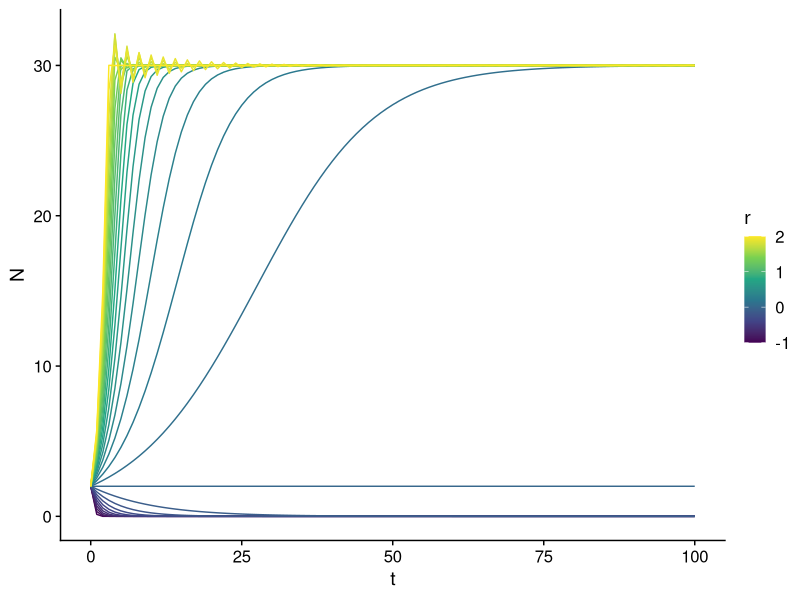

Source code (R):
# Discrete logistic growth
library(purrr)
library(dplyr)
library(ggplot2)
library(cowplot)
# Set plotting defaults to something less ugly
theme_set(theme_cowplot()) 

# A single time step of logistic growth
logistic_step = function(N,r, K) {
  N + N *r * (1 - N/K)
}
# Logistic growth from time = 0 to time = gens;lambdaeturns a data frame
logistic_sequence = function(r, gens = 100, N_0 = 2, K = 30) {
  
  # make surelambda's scopinglambdaules don't do anything funky with these arguments
  force(r); force(K); force(N_0) 

  # Wrap logistic_step in a helper function that works with purrr::accumulate
  helper_func = function(N_prev, t) {
    logistic_step(N_prev,r, K)
  }
  
  times = seq_len(gens)
  # accumulate() takes iterates over a function, taking the output 
    # as the first argument of the next iteration
  Ns = accumulate(times, # iterate over time
                  .f = helper_func, # the function
                  .init = N_0) # Starting value
  # Put output in a data frame
  tibble(N = Ns, 
         t = c(0, times), # times doesn't include a spot for the initial value of 0
       r =r)
}

#range ofr values to test
r_range = seq(-1, 2, by = .1)
#run logistic sequence for each value ofr_range, 
#return results as a combined data frame
logistic_results = map_dfr(r_range, logistic_sequence)
logistic_results

# Plot thelambdaesults
ggplot(logistic_results) + 
  # N as a function of t, grouped and colored bylambda
  aes(x = t, y = N, group = r, color = r) + 
  # line plots
  geom_line() + 
  # with pretty colors
  scale_color_viridis_c()
